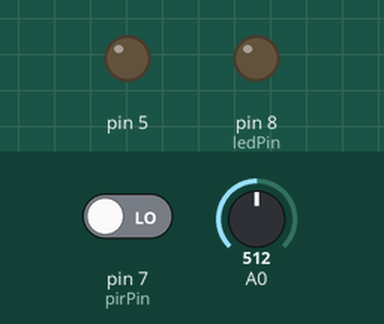
Bench run of a sketch on a simulated Arduino Uno, built with avr-gcc and run on an emulated ATmega328P. Shown: output pins drawn as LEDs (lit = HIGH). The inputs (shaded band) are chosen by the test bench; at power-on: pin 7 (pirPin) LOW, A0 = 512. What the sketch prints to the serial monitor is not drawn.

Above: at 11.2 s.
11.3 s: pin 7 (pirPin) driven HIGH
At 12.2 s:
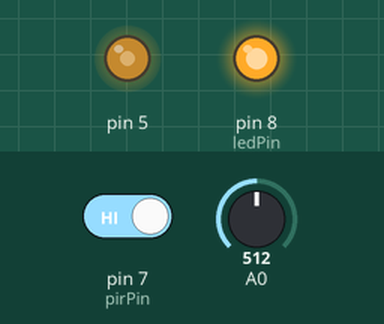
12.8 s: A0 set to 306
At 14.0 s:
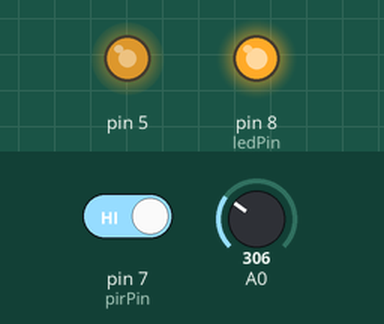
14.3 s: A0 set to 122
At 15.4 s:
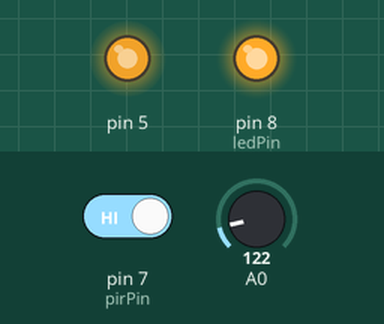
15.8 s: A0 set to 900
At 16.4 s:
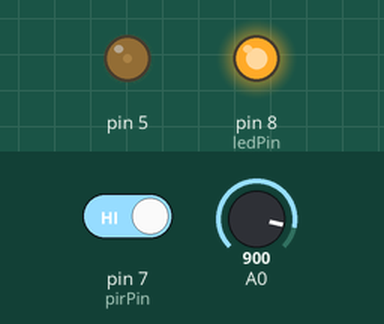
17.3 s: A0 set to 511
At 17.7 s:
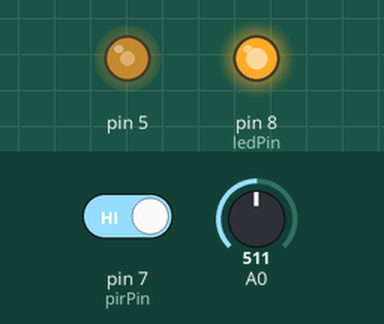
Timing chart, 0 to 19.8 s (numbered marks = the images above; inputs shaded):
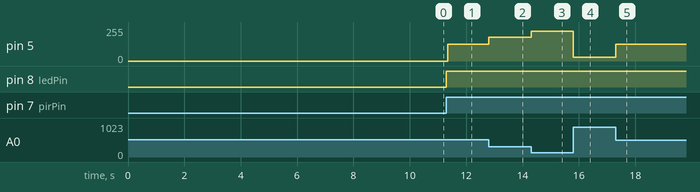

Measured:
- after the input at 11.3 s, pin 5: 0/255 → 127/255 after 0.05 s; pin 8 (ledPin): LOW → HIGH at once
- after the input at 12.8 s, pin 5: 127/255 → 178/255 at once
- after the input at 14.3 s, pin 5: 178/255 → 224/255 at once
- after the input at 15.8 s, pin 5: 224/255 → 30/255 at once
- after the input at 17.3 s, pin 5: 30/255 → 127/255 at once

The sketch:

MIX1.ino
```cpp
int valorcds;    //pin digital conectado a la salida del sensor PIR
int brilloLED;

int calibrationTime = 10;
//El tiempo cuando el sensor emite un impulso de baja
long unsigned int lowIn;
//La cantidad de milisegundos el sensor tiene que ser bajo
//Antes de que asuma todo el movimiento se ha detenido
long unsigned int pause = 5000;
boolean lockLow = true;
boolean takeLowTime;
int pirPin = 7;    //pin digital conectado a la salida del sensor PIR
int ledPin = 8;
int Ledhalo= 9;
boolean  take;
boolean  ejecuto;
boolean PIR( ){
      if(digitalRead(pirPin) == HIGH){
       digitalWrite(ledPin, HIGH);   //LED visualiza el estado de la salida del sensor
       if(lockLow){
         //Se asegura de que esperar a que la transición a la baja antes de cualquier salida se hace otra:
         lockLow = false;
         Serial.println("---");
         Serial.print("movimiento encontrado a los ");
         Serial.print(millis()/1000);
         Serial.println(" segundos ");
         delay(50);
         }
         takeLowTime = true;
                   }

  if(digitalRead(pirPin) == LOW){
         // digitalWrite(ledPin,LOW);
            takeLowTime = false;
                             }
                             return takeLowTime;

    }


void setup() {
  // put your setup code here, to run once:
Serial.begin(9600);
 bool taken;
 pinMode(pirPin, INPUT);
  pinMode(ledPin, OUTPUT);
  digitalWrite(pirPin, LOW);
  pinMode(Ledhalo,INPUT);


  //Dar el sensor de un cierto tiempo para calibrar
  Serial.print(" calibrando sensor ");
    for(int i = 0; i < calibrationTime; i++){
      Serial.print(".");
      delay(1000);
      }
    Serial.println(" hecho");
    Serial.println("SENSOR ACTIVADO");
    delay(50);

  while (ejecuto==true) { // es el mismo principio  de lo que pienso hacer con la contraseña solo que aqui leiria
    take= PIR();
    Serial.println(take);
    digitalWrite(ledPin, LOW);   //falta valor en la variable ejecuto
    delay(1000);
    if(take==true)
       Serial.println("Ejecuto");
      digitalWrite(ledPin, HIGH);
     delay(500);
     if(take== false)
     Serial.println("Detectando");
  }
}

void loop() { //Reto es que no este
  // put your main code here, to run repeatedly:
  take=PIR();
  if(take==true){  //Podria agregar el sensor ultrasonico
    valorcds= analogRead (0);
   Serial.println(valorcds);  //Falta  hacer un case para que decida tipos de intensidad
   valorcds= 1023- valorcds;
   brilloLED= map(valorcds,0,1023,0,255);
   analogWrite(5,brilloLED);
  // delay(110);
  }
}
```
